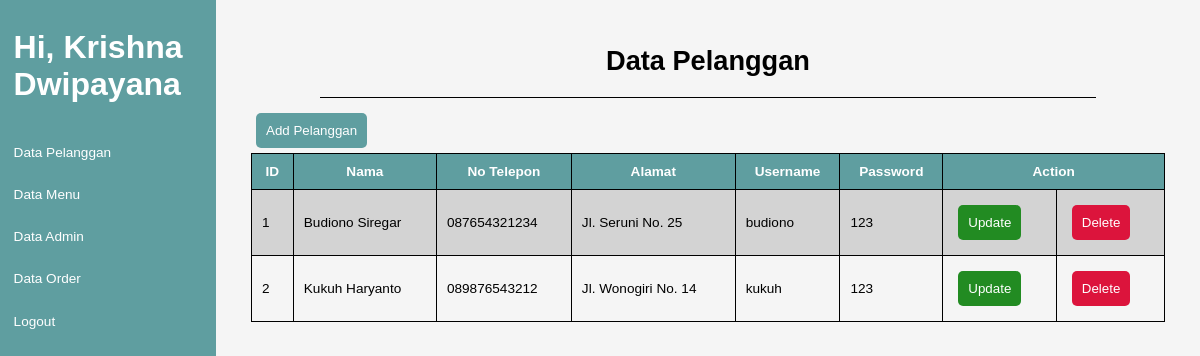
/admin/data_pelanggan.php (signed in), run on the app's committed database.
### tables this page shows
CREATE TABLE `pelanggan` (
  `id_pelanggan` int(11) NOT NULL,
  `nama_pelanggan` varchar(150) NOT NULL,
  `no_telp` varchar(50) NOT NULL,
  `alamat` varchar(150) NOT NULL,
  `username` varchar(150) NOT NULL,
  `password` varchar(150) NOT NULL
);

### Pelanggan.php (called while the page is built, shortened)
<?php
class Pelanggan
{
    private $pdo;
    public function __construct($pdo)
	{
        $this->pdo = $pdo;
    }
    public function getAllPelanggan()
	{
        $stmt = $this->pdo->query("SELECT * FROM pelanggan");
        return $stmt->fetchAll(PDO::FETCH_ASSOC);
    }
}

### admin/data_pelanggan.php (the view, shortened to what this page needs)
<!DOCTYPE html>
<html lang="en">
<head>
    <link rel="stylesheet" href="../css/style.css">
</head>
<body>
    <div class="admin">
        <div class="side-bar">
            <div class="navbar-nav">
                <h2>Hi,
                    <?= $_SESSION['nama_admin'] ?>
                </h2>
                <a href="./data_pelanggan.php">Data Pelanggan</a>
                <a href="./data_menu.php">Data Menu</a>
                <a href="./data_admin.php">Data Admin</a>
                <a href="./data_order.php">Data Order</a>
                <a href="../logout.php">Logout</a>
            </div>
        </div>
        <div class="container">
            <div class="content">
                <div class="header">
                    <h1>Data Pelanggan</h1>
                    <hr>
                </div>
                <a href="../add_pelanggan.php">
                    <button class="primary-btn">
                        Add Pelanggan
                    </button>
                </a>
                <table>
                    <tr>
                        <th>ID</th>
                        <th>Nama</th>
                        <th>No Telepon</th>
                        <th>Alamat</th>
                        <th>Username</th>
                        <th>Password</th>
                        <th colspan=2>Action</th>
                    </tr>
                    <?php
                    require_once '../process_pelanggan.php';
                    $view_pelanggan = new Pelanggan($pdo);
                    $pelanggan = $view_pelanggan->getAllPelanggan();
                    foreach ($pelanggan as $view_pelanggan) {
                        ?>
                        <tr>
                            <td>
                                <?php echo $view_pelanggan['id_pelanggan'] ?>
                            </td>
                            <td>
                                <?php echo $view_pelanggan['nama_pelanggan'] ?>
                            </td>
                            <td>
                                <?php echo $view_pelanggan['no_telp'] ?>
                            </td>
                            <td>
                                <?php echo $view_pelanggan['alamat'] ?>
                            </td>
                            <td>
                                <?php echo $view_pelanggan['username'] ?>
                            </td>
                            <td>
                                <?php echo $view_pelanggan['password'] ?>
                            </td>
                            <td>
                                <a
                                    href="../update_pelanggan.php?id_pelanggan=<?php echo $view_pelanggan['id_pelanggan']; ?>">
                                    <button class="confirm-btn">Update</button>
                                </a>
                            </td>
                            <td>
                                <form method="post">
                                    <button class="cancel-btn" type="submit" name="delete_pelanggan">Delete</button>
                                </form>
                            </td>
                        </tr>
                        <?php
                    }
                    ?>
                </table>
            </div>
        </div>
    </div>
</body>
</html>

### css/style.css (style rules this page uses)
* { margin: 0; padding: 0; border: none; box-sizing: border-box; text-decoration: none; font-family: Arial, Helvetica, sans-serif; }
.cancel-btn { padding: 10px; border-radius: 5px; background-color: crimson; color: white; margin: 5px; }
.confirm-btn { padding: 10px; border-radius: 5px; background-color: forestgreen; color: white; margin: 5px; }
.primary-btn { padding: 10px; border-radius: 5px; background-color: cadetblue; color: white; margin: 5px; }
html { scroll-behavior: smooth; background-color: whitesmoke; }
.admin .side-bar { width: 18vw; background-color: cadetblue; position: fixed; z-index: 100; height: 100vh; }
.admin .side-bar h2 { display: block; padding: 1rem; color: white; font-weight: bolder; font-size: xx-large; margin: 15px auto; }
.admin .side-bar a { display: block; padding: 1rem; color: white; }
.admin .container .header { margin: 10px auto; width: 85%; text-align: center; }
.header hr { background-color: black; height: 1px; margin-top: 20px; }
.admin .container .content { width: 82vw; padding: 35px; margin-left: 18vw; }
.admin .container .content table { width: 100%; border-collapse: collapse; }
.admin .container .content table tr:nth-child(even) { background-color: lightgray; }
.admin .container .content table td { border: 1px black solid; border-collapse: collapse; padding: 10px; }
.admin .container .content table th { border: 1px black solid; border-collapse: collapse; padding: 10px; background-color: cadetblue; color: white; }
@media (max-width: 1366px) { html { font-size: 85%; } }

### data on the page
pelanggan: id_pelanggan "1", nama_pelanggan "Budiono Siregar", no_telp "087654321234", alamat "Jl. Seruni No. 25", username "budiono", password "123"
pelanggan: id_pelanggan "2", nama_pelanggan "Kukuh Haryanto", no_telp "089876543212", alamat "Jl. Wonogiri No. 14", username "kukuh", password "123"

### other printed values
$_SESSION['nama_admin'] "Krishna Dwipayana"
